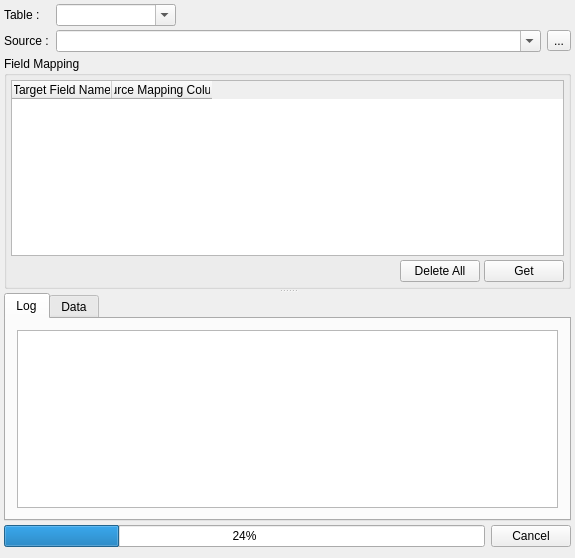
<ui version="4.0" >
 <class>DataImportWidgetClass</class>
 <widget class="QWidget" name="DataImportWidgetClass" >
  <property name="geometry" >
   <rect>
    <x>0</x>
    <y>0</y>
    <width>575</width>
    <height>558</height>
   </rect>
  </property>
  <property name="windowTitle" >
   <string>Data Import</string>
  </property>
  <layout class="QGridLayout" name="gridLayout_4" >
   <property name="leftMargin" >
    <number>4</number>
   </property>
   <property name="topMargin" >
    <number>4</number>
   </property>
   <property name="rightMargin" >
    <number>4</number>
   </property>
   <property name="spacing" >
    <number>4</number>
   </property>
   <item row="0" column="0" >
    <widget class="QLabel" name="label" >
     <property name="text" >
      <string>Table : </string>
     </property>
    </widget>
   </item>
   <item row="0" column="1" >
    <layout class="QHBoxLayout" name="horizontalLayout_2" >
     <item>
      <widget class="QComboBox" name="tableCmb" >
       <property name="minimumSize" >
        <size>
         <width>120</width>
         <height>0</height>
        </size>
       </property>
       <property name="editable" >
        <bool>true</bool>
       </property>
      </widget>
     </item>
     <item>
      <widget class="QLabel" name="tableDescLbl" >
       <property name="text" >
        <string/>
       </property>
      </widget>
     </item>
     <item>
      <spacer name="horizontalSpacer" >
       <property name="orientation" >
        <enum>Qt::Horizontal</enum>
       </property>
       <property name="sizeHint" stdset="0" >
        <size>
         <width>40</width>
         <height>20</height>
        </size>
       </property>
      </spacer>
     </item>
    </layout>
   </item>
   <item row="1" column="0" >
    <widget class="QLabel" name="label_2" >
     <property name="text" >
      <string>Source : </string>
     </property>
    </widget>
   </item>
   <item row="1" column="1" >
    <layout class="QHBoxLayout" name="horizontalLayout" >
     <item>
      <widget class="QComboBox" name="from" >
       <property name="editable" >
        <bool>true</bool>
       </property>
      </widget>
     </item>
     <item>
      <widget class="QToolButton" name="file_2" >
       <property name="text" >
        <string>...</string>
       </property>
      </widget>
     </item>
    </layout>
   </item>
   <item row="2" column="0" colspan="2" >
    <widget class="QSplitter" name="splitter" >
     <property name="orientation" >
      <enum>Qt::Vertical</enum>
     </property>
     <widget class="QGroupBox" name="groupBox" >
      <property name="title" >
       <string>Field Mapping</string>
      </property>
      <layout class="QGridLayout" name="gridLayout_3" >
       <property name="margin" >
        <number>4</number>
       </property>
       <property name="spacing" >
        <number>4</number>
       </property>
       <item row="0" column="0" colspan="3" >
        <widget class="QTableWidget" name="fields" >
         <column>
          <property name="text" >
           <string>Target Field Name</string>
          </property>
         </column>
         <column>
          <property name="text" >
           <string>Source Mapping Column</string>
          </property>
         </column>
        </widget>
       </item>
       <item row="1" column="2" >
        <widget class="QPushButton" name="get" >
         <property name="text" >
          <string>Get</string>
         </property>
         <property name="icon" >
          <iconset resource="RoseApple.qrc" >
           <normaloff>:/RoseApple/Resources/play.png</normaloff>:/RoseApple/Resources/play.png</iconset>
         </property>
        </widget>
       </item>
       <item row="1" column="0" >
        <spacer name="progSpacer" >
         <property name="orientation" >
          <enum>Qt::Horizontal</enum>
         </property>
         <property name="sizeType" >
          <enum>QSizePolicy::MinimumExpanding</enum>
         </property>
         <property name="sizeHint" stdset="0" >
          <size>
           <width>40</width>
           <height>20</height>
          </size>
         </property>
        </spacer>
       </item>
       <item row="1" column="1" >
        <widget class="QPushButton" name="deleteAll" >
         <property name="text" >
          <string>Delete All</string>
         </property>
         <property name="icon" >
          <iconset resource="RoseApple.qrc" >
           <normaloff>:/RoseApple/Resources/delete.png</normaloff>:/RoseApple/Resources/delete.png</iconset>
         </property>
        </widget>
       </item>
      </layout>
     </widget>
     <widget class="QTabWidget" name="tabWidget" >
      <property name="currentIndex" >
       <number>0</number>
      </property>
      <widget class="QWidget" name="logTab" >
       <attribute name="title" >
        <string>Log</string>
       </attribute>
       <layout class="QGridLayout" name="gridLayout_2" >
        <item row="0" column="0" >
         <widget class="QTextEdit" name="log" />
        </item>
       </layout>
      </widget>
      <widget class="QWidget" name="dataTab" >
       <attribute name="title" >
        <string>Data</string>
       </attribute>
       <layout class="QGridLayout" name="gridLayout" >
        <item row="0" column="0" >
         <widget class="QTableView" name="datas" />
        </item>
       </layout>
      </widget>
     </widget>
    </widget>
   </item>
   <item row="3" column="0" colspan="2" >
    <layout class="QHBoxLayout" name="horizontalLayout_3" >
     <item>
      <widget class="QProgressBar" name="progressBar" >
       <property name="sizePolicy" >
        <sizepolicy vsizetype="Fixed" hsizetype="MinimumExpanding" >
         <horstretch>0</horstretch>
         <verstretch>0</verstretch>
        </sizepolicy>
       </property>
       <property name="value" >
        <number>24</number>
       </property>
      </widget>
     </item>
     <item>
      <widget class="QPushButton" name="cancel" >
       <property name="text" >
        <string>Cancel</string>
       </property>
       <property name="icon" >
        <iconset resource="RoseApple.qrc" >
         <normaloff>:/RoseApple/Resources/delete.png</normaloff>:/RoseApple/Resources/delete.png</iconset>
       </property>
      </widget>
     </item>
    </layout>
   </item>
  </layout>
 </widget>
 <layoutdefault spacing="6" margin="11" />
 <resources>
  <include location="RoseApple.qrc" />
 </resources>
 <connections/>
</ui>
